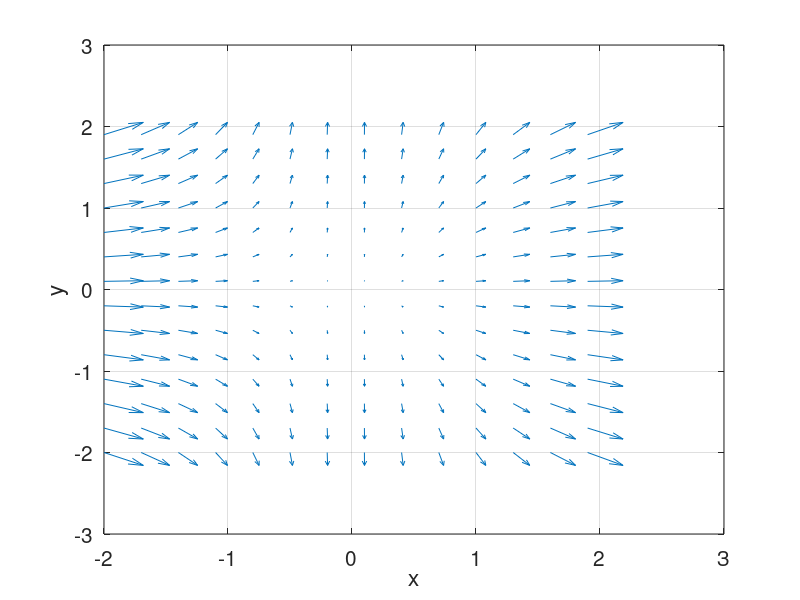

MATLAB code for this plot:
clear; close all; clc;
 
% vector field
 
[x,y]=meshgrid(-2:0.3:2,-2:.3:2);
 
u=x.^2;
v=y;
 
quiver(x,y,u,v)
 
grid on;
xlabel('x'); 
ylabel('y');
set(gca,'fontsize',15);
 